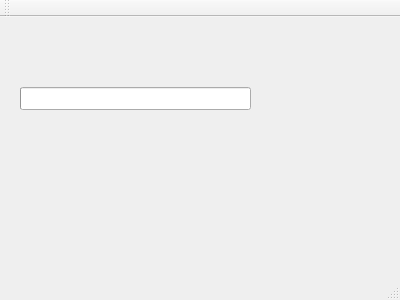
<?xml version="1.0" encoding="UTF-8"?>
<ui version="4.0">
 <class>MainWindow</class>
 <widget class="QMainWindow" name="MainWindow">
  <property name="geometry">
   <rect>
    <x>0</x>
    <y>0</y>
    <width>400</width>
    <height>300</height>
   </rect>
  </property>
  <property name="windowTitle">
   <string>MainWindow</string>
  </property>
  <widget class="QWidget" name="centralWidget">
   <widget class="QProgressBar" name="progressBar">
    <property name="geometry">
     <rect>
      <x>20</x>
      <y>70</y>
      <width>231</width>
      <height>23</height>
     </rect>
    </property>
    <property name="value">
     <number>0</number>
    </property>
    <property name="textVisible">
     <bool>false</bool>
    </property>
   </widget>
  </widget>
  <widget class="QMenuBar" name="menuBar">
   <property name="geometry">
    <rect>
     <x>0</x>
     <y>0</y>
     <width>400</width>
     <height>22</height>
    </rect>
   </property>
  </widget>
  <widget class="QToolBar" name="mainToolBar">
   <attribute name="toolBarArea">
    <enum>TopToolBarArea</enum>
   </attribute>
   <attribute name="toolBarBreak">
    <bool>false</bool>
   </attribute>
  </widget>
  <widget class="QStatusBar" name="statusBar"/>
 </widget>
 <layoutdefault spacing="6" margin="11"/>
 <resources/>
 <connections/>
</ui>
